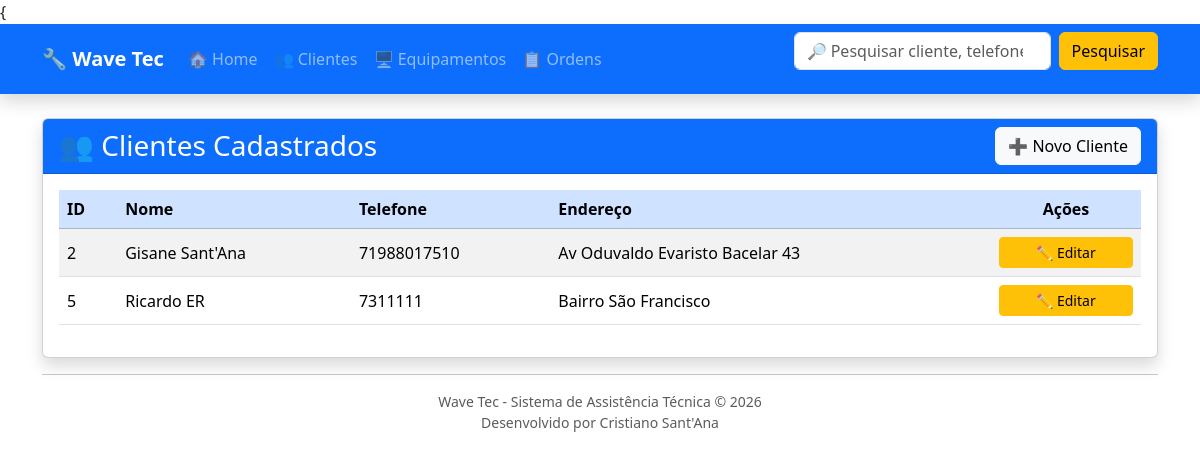
Page /clientes/ on the earlier database version.
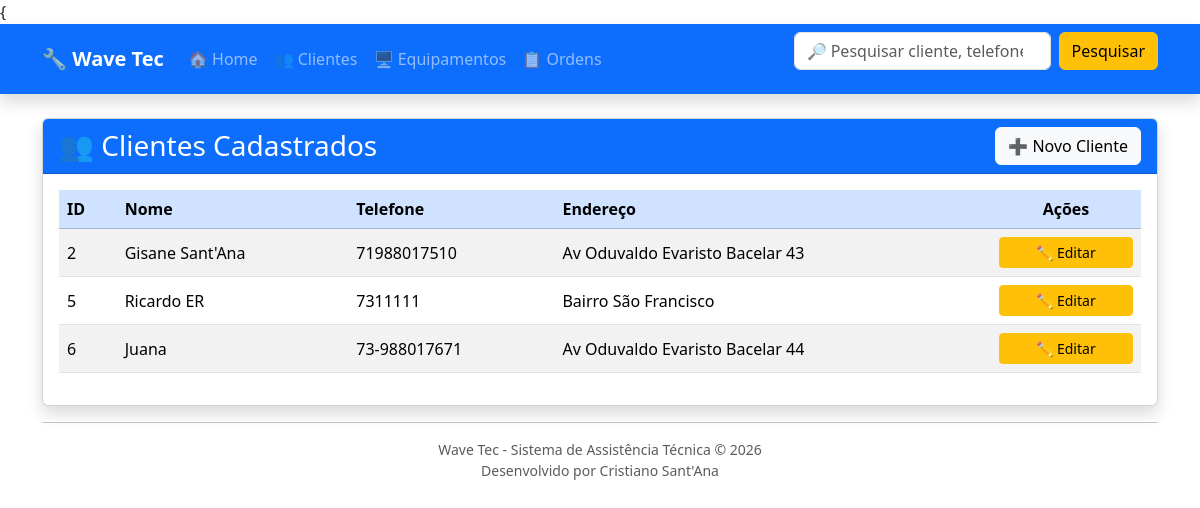
Same page on the later database version.
### clientes/models.py (models this page shows, shortened)
class Cliente(models.Model):
    nome = models.CharField(max_length=100)
    telefone = models.CharField(max_length=20)
    endereco = models.CharField(max_length=200)

### clientes/views.py (the view)
def lista_clientes(request):
    clientes = Cliente.objects.all()
    return render(
        request,
        "clientes/lista_clientes.html",
        {
            "clientes": clientes
        }
    )

### clientes/templates/clientes/lista_clientes.html (shortened to what this page needs)
{{% extends "base.html" %}
{% block content %}
<div class="card shadow">
    <div class="card-header bg-primary text-white">
        <div class="d-flex justify-content-between align-items-center">
            <h3 class="mb-0">
                👥 Clientes Cadastrados
            </h3>
            <a
                href="{% url 'novo_cliente' %}"
                class="btn btn-light">
                ➕ Novo Cliente
            </a>
        </div>
    </div>
    <div class="card-body">
        <table class="table table-striped table-hover align-middle">
            <thead class="table-primary">
                <tr>
                    <th>ID</th>
                    <th>Nome</th>
                    <th>Telefone</th>
                    <th>Endereço</th>
                    <th class="text-center">Ações</th>
                </tr>
            </thead>
            <tbody>
                {% for cliente in clientes %}
                <tr>
                    <td>{{ cliente.id }}</td>
                    <td>{{ cliente.nome }}</td>
                    <td>{{ cliente.telefone }}</td>
                    <td>{{ cliente.endereco }}</td>
                    <td class="text-center" style="width:150px;">
                        <a
                            href="{% url 'editar_cliente' cliente.id %}"
                            class="btn btn-warning btn-sm w-100">
                            ✏️ Editar
                        </a>
                    </td>
                </tr>
                {% empty %}
                <tr>
                    <td colspan="5" class="text-center">
                        Nenhum cliente cadastrado.
                    </td>
                </tr>
                {% endfor %}
            </tbody>
        </table>
    </div>
</div>
{% endblock %}

Differences in the rows shown:
added Cliente: id "6", nome "Juana", telefone "73-988017671", endereco "Av Oduvaldo Evaristo Bacelar 44"
